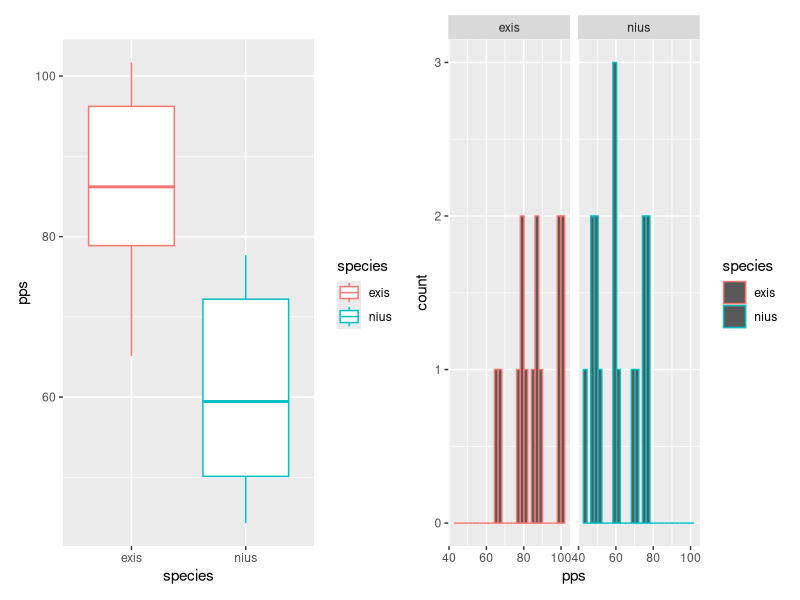

This figure's R source:
## ---- chunk 1
knitr::opts_chunk$set(echo = TRUE, fig.height=3, warning=FALSE, message=FALSE,
                      results="hide", fig.show="hide")
## ---- chunk 2
library(doBy)
library(ggplot2) 
library(broom)
library(palmerpenguins)
library(dplyr)
library(patchwork)
## ---- chunk 3
crickets |> head(3)
crickets |> tail(3)
## ---- chunk 4
pl1 <- crickets |> ggplot(aes(x=species, y=pps, color=species)) +
    geom_boxplot()
pl2 <- crickets |> ggplot(aes(x=pps, color=species)) +
    geom_histogram() + facet_grid(~species)
pl1 + pl2
## ---- chunk 5
## yourcode
## ---- chunk 6
## yourcode
## ---- chunk 7
## yourcode
## ---- chunk 8
## yourcode
## ---- chunk 9
## yourcode
